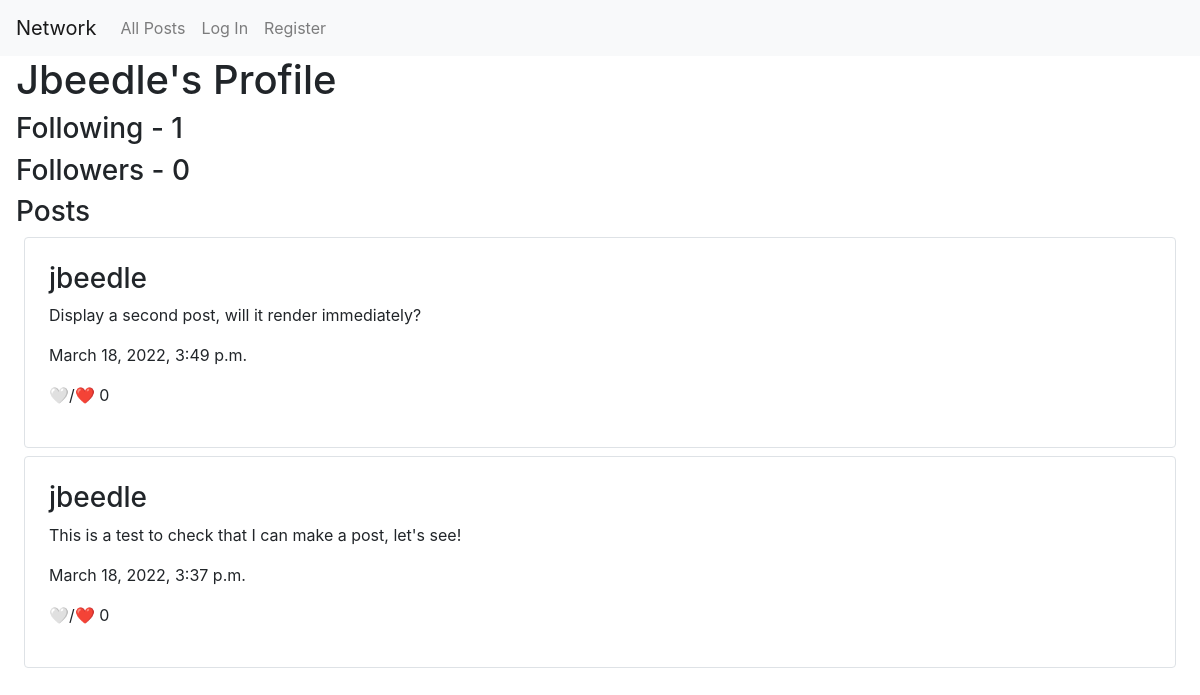
Page /jbeedle on the committed database.
### network/models.py (models this page shows, shortened)
class User(AbstractUser):
    following = models.ManyToManyField('self', blank=True, related_name='followers', symmetrical=False)

class Post(models.Model):
    user = models.ForeignKey(User, on_delete=models.CASCADE, related_name='posts')
    content = models.CharField(max_length=300)
    likes = models.PositiveIntegerField(default=0)
    user_likes = models.ManyToManyField(User)
    created = models.DateTimeField(auto_now_add=True)
    class Meta:
        ordering = ['-created']

### network/views.py (the view)
# urls.py: path("<str:username>", views.profile, name="profile")
def profile(request, username):
    user = request.user
    try:
        profileOwner = User.objects.get(username=username)
        posts = profileOwner.posts.all()
    except User.DoesNotExist:
        profileOwner = None
        posts = None
    if user.username == username:
        currentUser = True
    else:
        currentUser = False
    return render(request, "network/profile.html", {
        'profileOwner': profileOwner,
        'posts': posts,
        'currentUser': currentUser
    })

### network/templates/network/profile.html (shortened to what this page needs)
{% extends "network/layout.html" %}
{% block body %}
    {% if not profileOwner %}
        <h2 class="ml-3">User does not exist</h2>
    {% else %}
        <h1 class="ml-3">{{ profileOwner.username | capfirst }}'s Profile</h1>
        <h3 class="ml-3">Following - {{ profileOwner.followers.count }}</h3>
        <h3 class="ml-3">Followers - {{ profileOwner.following.count }}</h3>
        <h3 class="ml-3">Posts</h3>
        {% for post in posts %}
            <div class="border rounded mx-4 mb-2 p-4">
                <h3>{{ post.user.username }}</h3>
                <p>{{ post.content }}</p>
                <p>{{ post.created }}</p>
                <p>🤍/❤️ {{ post.likes}}</p>
            </div>
        {% endfor %}
    {% endif %}
{% endblock %}

### rows in the picture
User: username "Jbeedle", followers.count "1", following.count "0"
Post: user.username "jbeedle", content "Display a second post, will it render immediately?", created "March 18, 2022, 3:49 p.m.", likes "0"
Post: user.username "jbeedle", content "This is a test to check that I can make a post, let's see!", created "March 18, 2022, 3:37 p.m.", likes "0"
